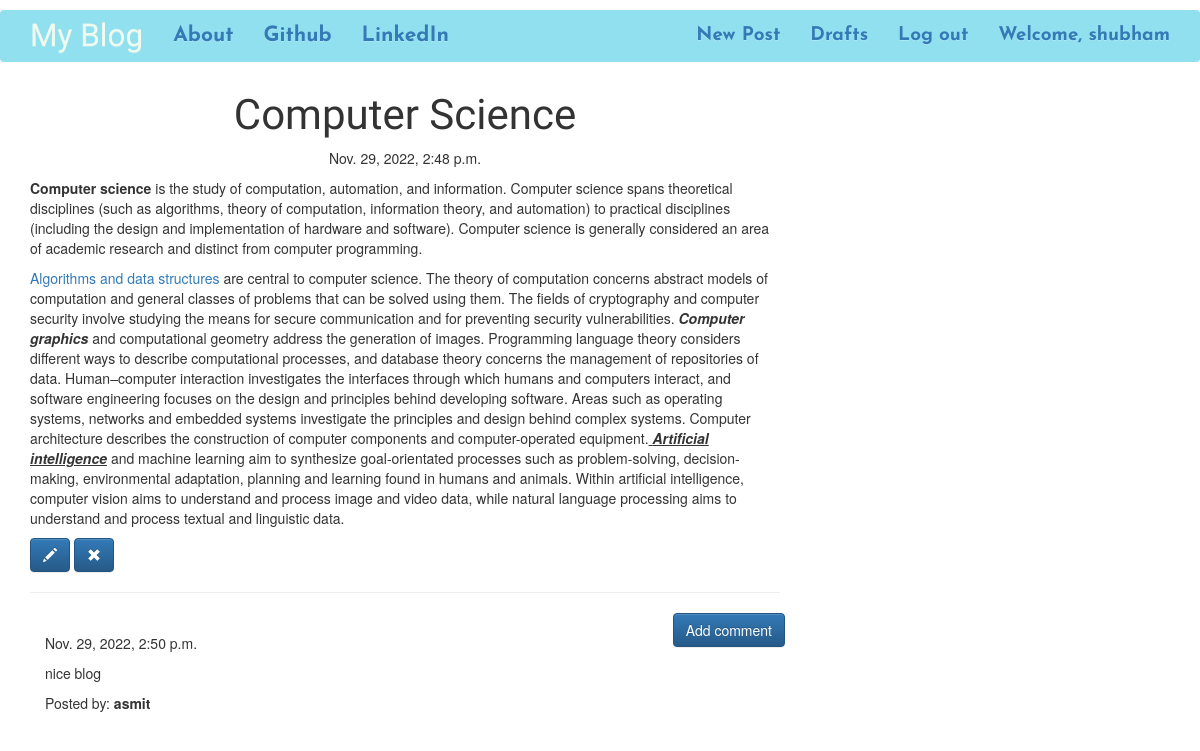
Screenshot of /post/3 (signed in) with the database file from the repository.
### blog_app/models.py (models this page shows, shortened)
class Post(models.Model):
    author = models.ForeignKey('auth.User')
    title = models.CharField(max_length=200)
    text = models.TextField()
    created_date = models.DateTimeField(default=timezone.now)
    published_date = models.DateTimeField(blank=True, null=True)

class Comment(models.Model):
    post = models.ForeignKey('blog_app.Post', related_name='comments')
    author = models.CharField(max_length=200)
    text = models.TextField()
    created_date = models.DateTimeField(default=timezone.now)
    approved_comment = models.BooleanField(default=False)

### blog_app/views.py (the view)
# urls.py: url(r'^post/(?P<pk>\d+)$', views.PostDetailView.as_view(), name='post_detail'),
class PostDetailView(DetailView):
    model = Post

### blog_app/templates/blog_app/post_detail.html (shortened to what this page needs)
{% extends 'blog_app/base.html' %}
{% block content %}
        <h1 class='posttitle loader'>{{ post.title }}</h1>
        {% if post.published_date %}
            <div class="date postdate">
                {{ post.published_date }}
            </div>
        {% else %}
            <a class="btn btn-default" href="{% url 'post_publish' pk=post.pk %}">Publish</a>
        {% endif %}
      <p class='postcontent' >{{ post.text|safe|linebreaksbr }}</p>
      {% if user.is_authenticated %}
          <a class="btn btn-primary" href="{% url 'post_edit' pk=post.pk %}"><span class="glyphicon glyphicon-pencil"></span></a>
          <a class="btn btn-primary" href="{% url 'post_remove' pk=post.pk %}"><span class="glyphicon glyphicon-remove"></span></a>
      {% endif %}
  <hr>
  <a class="btn btn-primary btn-comment" href="{% url 'add_comment_to_post' pk=post.pk %}">Add comment</a>
  <div class="container">
  {% for comment in post.comments.all %}
  <br>
      {% if user.is_authenticated or comment.approved_comment %}
              {{ comment.created_date }}
          <p>{{ comment.text|safe|linebreaks }}</p>
          <p>Posted by: <strong>{{ comment.author }}</strong></p>
      {% endif %}
  {% empty %}
      <p>No comments posted.</p>
  {% endfor %}
</div>
{% endblock %}

### blog_app/templates/blog_app/base.html (shortened to what this page needs)
<!DOCTYPE html>
{% load staticfiles %}
<html>
    <head>
        <link rel="stylesheet" href="https://maxcdn.bootstrapcdn.com/bootstrap/3.3.7/css/bootstrap.min.css">
        <link rel="stylesheet" href="https://maxcdn.bootstrapcdn.com/bootstrap/3.3.7/css/bootstrap-theme.min.css">
        <link rel="stylesheet" href="//cdn.jsdelivr.net/medium-editor/latest/css/medium-editor.min.css" type="text/css" media="screen" charset="utf-8">
        <link rel="stylesheet" href="{% static 'css/blog_app.css' %}">
<body>
  <nav class="navbar navbarclass loader">
    <div class="container">
      <ul class="nav navbar-nav">
        <li><a class='navbar-brand brandclass' href="{% url 'post_list' %}">My Blog</a></li>
        <li><a class='topitems' href="{% url 'about'%}">About</a></li>
        <li><a class='topitems' href="https://www.github.com">Github</a></li>
        <li><a class='topitems' href="https://www.linkedin.com">LinkedIn</a></li>
      </ul>
      <ul class="nav navbar-nav navbar-right">
        {% if user.is_authenticated %}
        <li>
          <a class='rightitems' href="{% url 'post_new' %}" >New Post</a>
        </li>
        <li>
          <a class='rightitems' href="{% url 'post_draft_list' %}">Drafts</a>
        </li>
        <li>
          <a class='rightitems' href="{% url 'logout' %}" >Log out</a>
        </li>
        <li>
          <a class='rightitems' href="#"> Welcome, {{ user.username }}</a>
        </li>
          {% else %}
          <li><a class='nav navbar-right' href="{% url 'login' %}" >Login</a></li>
        {% endif %}
      </ul>
  </div>
</nav>
        <div class="content container">
            <div class="row">
                <div class="col-md-8">
                  <div class="blog_posts">
                    {% block content %}
                    {% endblock %}
                  </div>
                </div>
            </div>
        </div>
</body>
</html>

### blog_app/static/css/blog_app.css (style rules this page uses)
.navbarclass { font-family: 'Josefin Sans', sans-serif; font-size: 1.5em; margin-top: 10px; margin-bottom: 10px; background-color: #90e0ef; }
.topitems { font-weight: bold; }
.rightitems { font-size: 0.9em; font-weight: bold; }
.brandclass { font-size: 1.5em; font-family: 'Lilita One'; color: #f1faee; }
.postdate { text-align:center; }
.posttitle { font-family: 'Lilita One'; font-size: 3em ; text-align:center; }
.postcontent { font-size: 1.5em; }
.btn-comment { position: absolute; right: 10px; }
.loader { filter:hue-rotate(0deg); color:linear-gradient(45deg,#0f8,#08f); animation:hue 10000ms infinite linear; }

### rows the page displays
Post: title "Computer Science", published_date "Nov. 29, 2022, 2:48 p.m.", text "Computer science is the study of computation, automation, and information. Computer science spans theoretical disciplines (such as algorithms, theory of computation, information theory, and automation) to practical disciplines (including the design and implementation of hardware and software). Computer science is generally considered an area of academic research and distinct from computer programming. Algorithms and data structures are central to computer science. The theory of computation concerns abstract models of computation and general classes of problems that can be solved using them. The fields of cryptography and computer security involve studying the means for secure communication…"
Comment: created_date "Nov. 29, 2022, 2:50 p.m.", text "nice blog", author "asmit"

### other values shown
{{ user.username }} "shubham"
